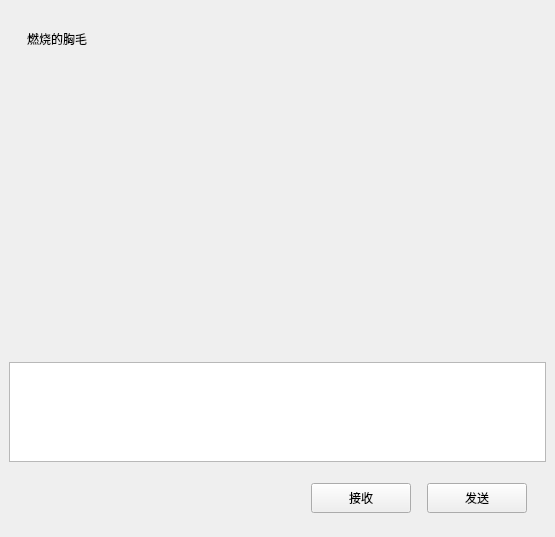
<?xml version="1.0" encoding="UTF-8"?>
<ui version="4.0">
 <class>ChatPage</class>
 <widget class="QWidget" name="ChatPage">
  <property name="geometry">
   <rect>
    <x>0</x>
    <y>0</y>
    <width>555</width>
    <height>537</height>
   </rect>
  </property>
  <property name="windowTitle">
   <string>Form</string>
  </property>
  <layout class="QVBoxLayout" name="verticalLayout">
   <property name="spacing">
    <number>0</number>
   </property>
   <property name="leftMargin">
    <number>0</number>
   </property>
   <property name="topMargin">
    <number>0</number>
   </property>
   <property name="rightMargin">
    <number>0</number>
   </property>
   <property name="bottomMargin">
    <number>0</number>
   </property>
   <item>
    <widget class="QWidget" name="chat_data_wid" native="true">
     <layout class="QVBoxLayout" name="verticalLayout_4">
      <item>
       <widget class="QWidget" name="title_wid" native="true">
        <property name="minimumSize">
         <size>
          <width>0</width>
          <height>60</height>
         </size>
        </property>
        <property name="maximumSize">
         <size>
          <width>16777215</width>
          <height>60</height>
         </size>
        </property>
        <layout class="QVBoxLayout" name="verticalLayout_5">
         <item>
          <widget class="QWidget" name="widget_3" native="true">
           <layout class="QHBoxLayout" name="horizontalLayout_3">
            <item>
             <widget class="QLabel" name="title_lb">
              <property name="text">
               <string>燃烧的胸毛</string>
              </property>
             </widget>
            </item>
           </layout>
          </widget>
         </item>
        </layout>
       </widget>
      </item>
      <item>
       <widget class="QWidget" name="chat_data_list" native="true"/>
      </item>
      <item>
       <widget class="QWidget" name="tool_wid" native="true">
        <property name="minimumSize">
         <size>
          <width>0</width>
          <height>60</height>
         </size>
        </property>
        <property name="maximumSize">
         <size>
          <width>16777215</width>
          <height>60</height>
         </size>
        </property>
        <layout class="QHBoxLayout" name="horizontalLayout_4">
         <item>
          <spacer name="horizontalSpacer_2">
           <property name="orientation">
            <enum>Qt::Orientation::Horizontal</enum>
           </property>
           <property name="sizeType">
            <enum>QSizePolicy::Policy::Fixed</enum>
           </property>
           <property name="sizeHint" stdset="0">
            <size>
             <width>5</width>
             <height>20</height>
            </size>
           </property>
          </spacer>
         </item>
         <item>
          <widget class="ClickedLabel" name="emo_lb">
           <property name="minimumSize">
            <size>
             <width>25</width>
             <height>25</height>
            </size>
           </property>
           <property name="maximumSize">
            <size>
             <width>25</width>
             <height>25</height>
            </size>
           </property>
           <property name="text">
            <string/>
           </property>
          </widget>
         </item>
         <item>
          <spacer name="horizontalSpacer_3">
           <property name="orientation">
            <enum>Qt::Orientation::Horizontal</enum>
           </property>
           <property name="sizeType">
            <enum>QSizePolicy::Policy::Fixed</enum>
           </property>
           <property name="sizeHint" stdset="0">
            <size>
             <width>5</width>
             <height>20</height>
            </size>
           </property>
          </spacer>
         </item>
         <item>
          <widget class="ClickedLabel" name="file_lb">
           <property name="minimumSize">
            <size>
             <width>25</width>
             <height>25</height>
            </size>
           </property>
           <property name="maximumSize">
            <size>
             <width>25</width>
             <height>25</height>
            </size>
           </property>
           <property name="text">
            <string/>
           </property>
          </widget>
         </item>
         <item>
          <spacer name="horizontalSpacer_4">
           <property name="orientation">
            <enum>Qt::Orientation::Horizontal</enum>
           </property>
           <property name="sizeHint" stdset="0">
            <size>
             <width>40</width>
             <height>20</height>
            </size>
           </property>
          </spacer>
         </item>
        </layout>
       </widget>
      </item>
      <item>
       <widget class="QTextEdit" name="chatedit">
        <property name="minimumSize">
         <size>
          <width>0</width>
          <height>100</height>
         </size>
        </property>
        <property name="maximumSize">
         <size>
          <width>16777215</width>
          <height>100</height>
         </size>
        </property>
       </widget>
      </item>
      <item>
       <widget class="QWidget" name="btn_wid" native="true">
        <property name="minimumSize">
         <size>
          <width>0</width>
          <height>60</height>
         </size>
        </property>
        <property name="maximumSize">
         <size>
          <width>16777215</width>
          <height>60</height>
         </size>
        </property>
        <layout class="QHBoxLayout" name="horizontalLayout_5">
         <item>
          <spacer name="horizontalSpacer_5">
           <property name="orientation">
            <enum>Qt::Orientation::Horizontal</enum>
           </property>
           <property name="sizeHint" stdset="0">
            <size>
             <width>40</width>
             <height>20</height>
            </size>
           </property>
          </spacer>
         </item>
         <item>
          <widget class="ClickedBtn" name="recv_btn">
           <property name="sizePolicy">
            <sizepolicy hsizetype="Minimum" vsizetype="Fixed">
             <horstretch>100</horstretch>
             <verstretch>30</verstretch>
            </sizepolicy>
           </property>
           <property name="minimumSize">
            <size>
             <width>100</width>
             <height>30</height>
            </size>
           </property>
           <property name="maximumSize">
            <size>
             <width>100</width>
             <height>30</height>
            </size>
           </property>
           <property name="text">
            <string>接收</string>
           </property>
          </widget>
         </item>
         <item>
          <spacer name="horizontalSpacer_6">
           <property name="orientation">
            <enum>Qt::Orientation::Horizontal</enum>
           </property>
           <property name="sizeType">
            <enum>QSizePolicy::Policy::Fixed</enum>
           </property>
           <property name="sizeHint" stdset="0">
            <size>
             <width>10</width>
             <height>20</height>
            </size>
           </property>
          </spacer>
         </item>
         <item>
          <widget class="ClickedBtn" name="send_btn">
           <property name="minimumSize">
            <size>
             <width>100</width>
             <height>30</height>
            </size>
           </property>
           <property name="maximumSize">
            <size>
             <width>100</width>
             <height>30</height>
            </size>
           </property>
           <property name="text">
            <string>发送</string>
           </property>
          </widget>
         </item>
         <item>
          <spacer name="horizontalSpacer_7">
           <property name="orientation">
            <enum>Qt::Orientation::Horizontal</enum>
           </property>
           <property name="sizeType">
            <enum>QSizePolicy::Policy::Fixed</enum>
           </property>
           <property name="sizeHint" stdset="0">
            <size>
             <width>10</width>
             <height>20</height>
            </size>
           </property>
          </spacer>
         </item>
        </layout>
       </widget>
      </item>
     </layout>
    </widget>
   </item>
  </layout>
 </widget>
 <customwidgets>
  <customwidget>
   <class>ClickedBtn</class>
   <extends>QPushButton</extends>
   <header location="global">clickedbtn.h</header>
  </customwidget>
  <customwidget>
   <class>ClickedLabel</class>
   <extends>QLabel</extends>
   <header location="global">clickedlabel.h</header>
  </customwidget>
 </customwidgets>
 <resources/>
 <connections/>
</ui>
